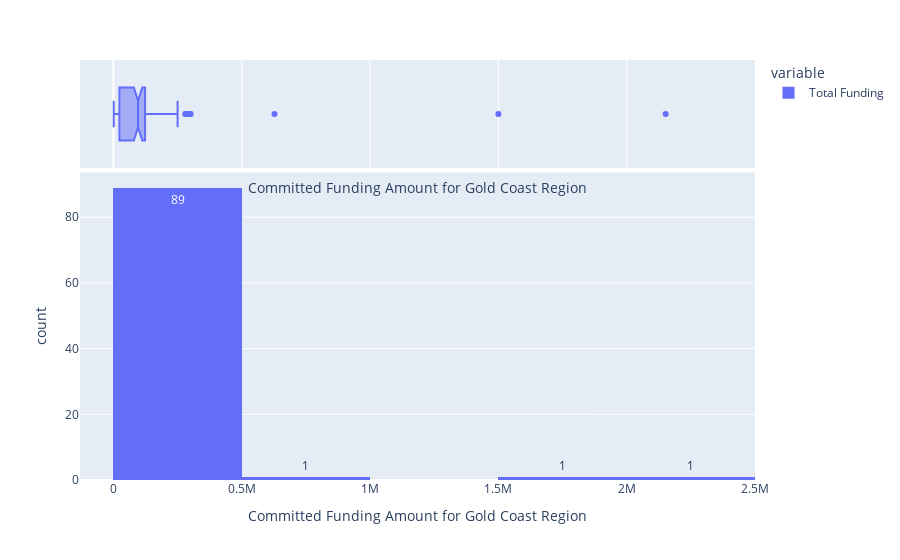

The notebook cell this image was saved under:
### Markdown cell above
### [Q7] Visualise the data

- Using the plotly library, create histograms of the committed funds for the different groups
- Set the number of bins to an appropriate value
- Display the actual counts in the bars
- Enhance the visualisation of the variance by including a box plot
- Use suitable colours and add appropriate textual information

### Code cell
fig = px.histogram(gc_sorted_df['Total Funding'], nbins=10, marginal='box', text_auto=True)

fig.update_xaxes(title_text='Committed Funding Amount for Gold Coast Region')

fig.show()

### Figure 1 — Plotly figure (JSON) as saved in the notebook; plotly's stock layout.template omitted (floating-point values rounded to 4 significant figures)
{"data": [{"alignmentgroup": "True", "bingroup": "x", "hovertemplate": "variable=Total Funding<br>value=%{x}<br>count=%{y}<extra></extra>", "legendgroup": "Total Funding", "marker": {"color": "#636efa", "pattern": {"shape": ""}}, "name": "Total Funding", "nbinsx": 10, "offsetgroup": "Total Funding", "orientation": "v", "showlegend": true, "texttemplate": "%{value}", "type": "histogram", "x": [2151670, 1500000, 627500, 300000, 300000, 298500, 295625, 288098, 279449, 250000, 240000, 234128, 200000, 200000, 200000, 200000, 200000, 200000, 188969, 187500, 150000, 150000, 146250, 100000, 100000, 100000, 100000, 100000, 100000, 100000, 100000, 100000, 100000, 100000, 100000, 100000, 100000, 100000, 100000, 100000, 100000, 99999, 99928, 99550, 97636, 96000, 95500, 95000, 95000, 94000, 93500, 85000, 84518, 80000, 75000, 75000, 70000, 50000, 50000, 49332, 47345, 46270, 45200, 40626, 40619, 36667, 30000, 25000, 23719, 22550, 20600, 20000, 20000, 19899, 18500, 15897, 15625, 13370, 13209, 12800, 10800, 10800, 10800, 10800, 10800, 10800, 9000, 8100, 8000, 6686, 2823, 1096], "xaxis": "x", "yaxis": "y"}, {"alignmentgroup": "True", "hovertemplate": "variable=Total Funding<br>value=%{x}<extra></extra>", "legendgroup": "Total Funding", "marker": {"color": "#636efa"}, "name": "Total Funding", "notched": true, "offsetgroup": "Total Funding", "showlegend": false, "type": "box", "x": [2151670, 1500000, 627500, 300000, 300000, 298500, 295625, 288098, 279449, 250000, 240000, 234128, 200000, 200000, 200000, 200000, 200000, 200000, 188969, 187500, 150000, 150000, 146250, 100000, 100000, 100000, 100000, 100000, 100000, 100000, 100000, 100000, 100000, 100000, 100000, 100000, 100000, 100000, 100000, 100000, 100000, 99999, 99928, 99550, 97636, 96000, 95500, 95000, 95000, 94000, 93500, 85000, 84518, 80000, 75000, 75000, 70000, 50000, 50000, 49332, 47345, 46270, 45200, 40626, 40619, 36667, 30000, 25000, 23719, 22550, 20600, 20000, 20000, 19899, 18500, 15897, 15625, 13370, 13209, 12800, 10800, 10800, 10800, 10800, 10800, 10800, 9000, 8100, 8000, 6686, 2823, 1096], "xaxis": "x2", "yaxis": "y2"}], "layout": {"barmode": "relative", "legend": {"title": {"text": "variable"}, "tracegroupgap": 0}, "margin": {"t": 60}, "xaxis": {"anchor": "y", "domain": [0, 1], "title": {"text": "Committed Funding Amount for Gold Coast Region"}}, "xaxis2": {"anchor": "y2", "domain": [0, 1], "matches": "x", "showgrid": true, "showticklabels": false, "title": {"text": "Committed Funding Amount for Gold Coast Region"}}, "yaxis": {"anchor": "x", "domain": [0, 0.7326], "title": {"text": "count"}}, "yaxis2": {"anchor": "x2", "domain": [0.7426, 1], "matches": "y2", "showgrid": false, "showline": false, "showticklabels": false, "ticks": ""}}}
